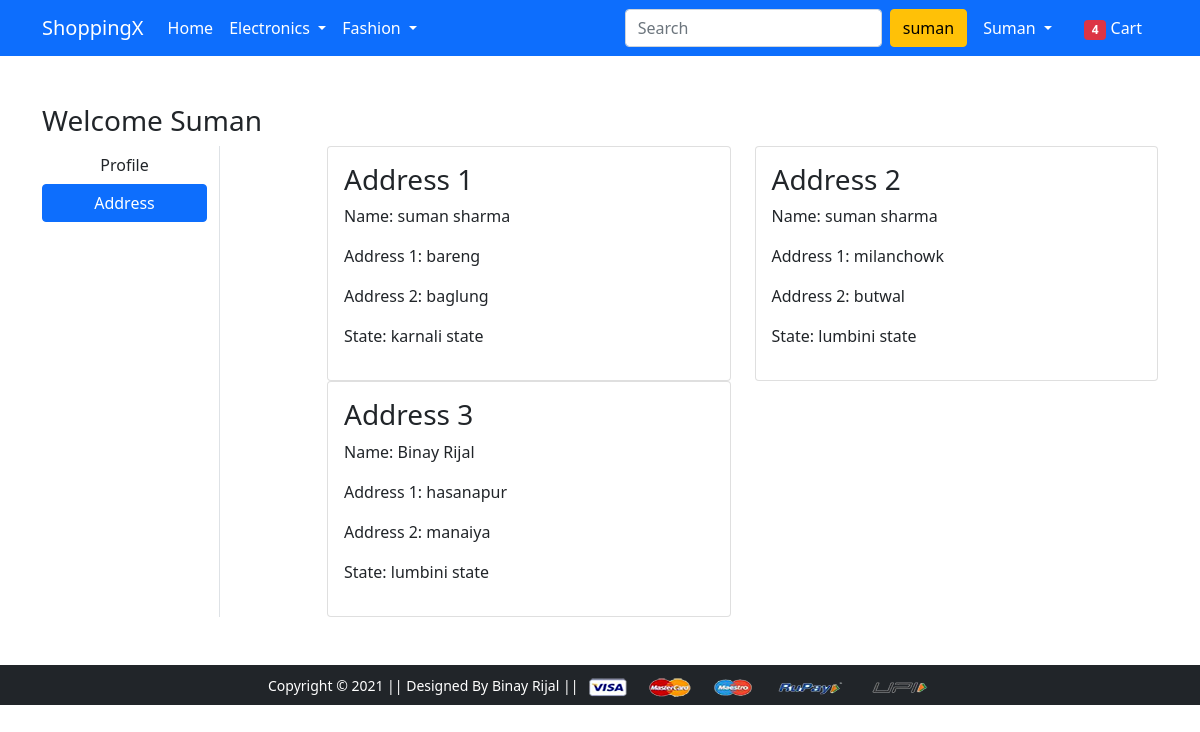
/address/ (signed in), run on an earlier commit of the app's database.
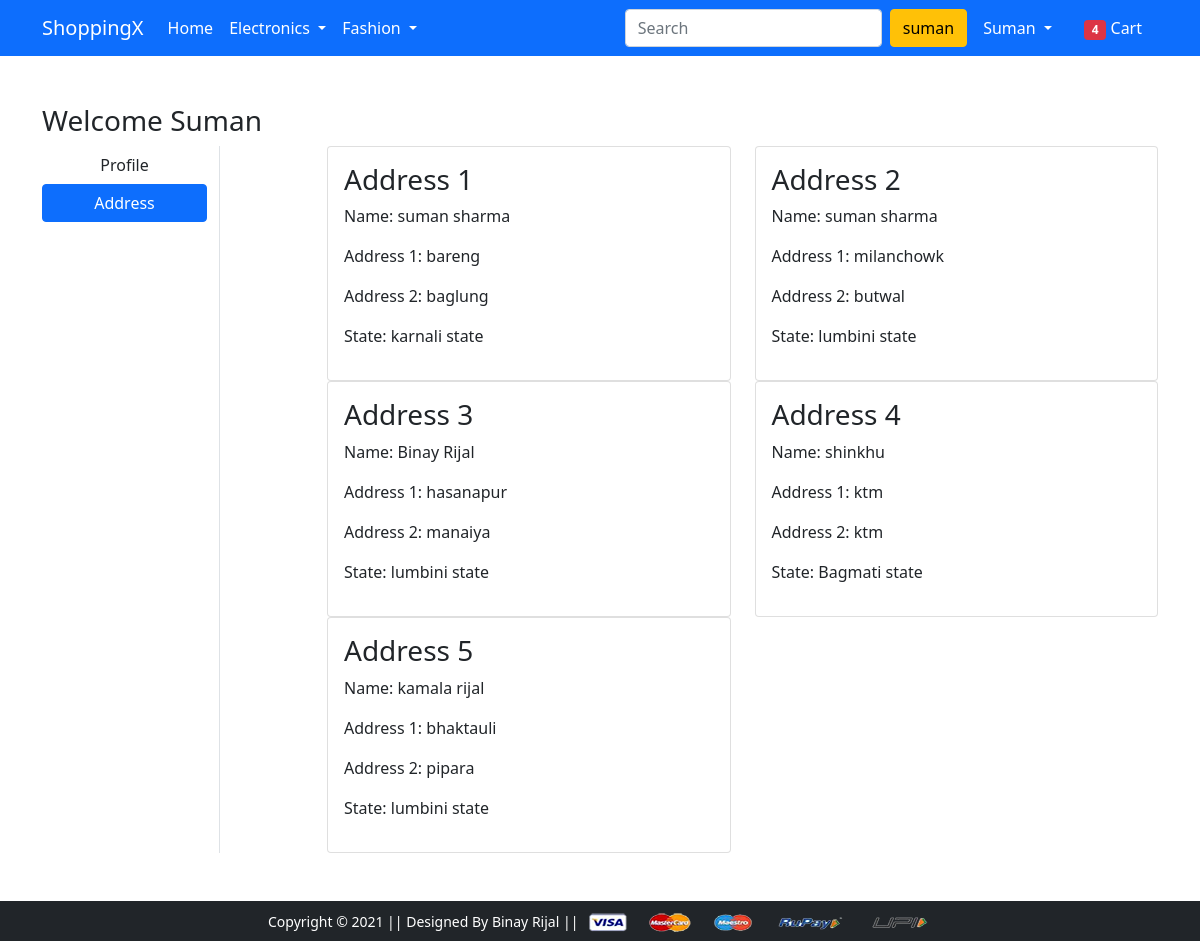
And on a later commit of the database.
### app/models.py (models this page shows, shortened)
class Customer(models.Model):
    user=models.ForeignKey(User,on_delete=models.CASCADE)
    name=models.CharField(max_length=50)
    locality=models.CharField(max_length=100)
    city=models.CharField(max_length=100)
    zipcode=models.IntegerField()
    state=models.CharField(choices=STATE_CHOICES,max_length=100)

### app/views.py (the view)
# urls.py: path('address/', views.address, name='address'),
def address(request):
 user=request.user
 obj=Customer.objects.filter(user=user)
 return render(request, 'app/address.html',{'obj':obj,'active':'btn-primary'})

### app/templates/app/address.html (shortened to what this page needs)
{% extends 'app/base.html' %}
{% load static %}
{% block main-content %}
<div class="container my-5">
 <div class="row">
 <h3>Welcome {{request.user|capfirst}}</h3>
  <div class="col-sm-2 border-end">
   <ul class="list-unstyled">
    <li class="d-grid"><a href="{% url 'profile' %}" class="btn ">Profile</a></li>
    <li class="d-grid"><a href="{% url 'address' %}" class="btn {{active}}">Address</a></li>
   </ul>
  </div>
  <div class="col-sm-9 offset-sm-1">
   <div class="row">
    {%for o in obj%}
    <div class="col-sm-6">
     <div class="card">
      <div class="card-body">
       <h3>Address {{forloop.counter}}</h3>
       <p>Name: {{o.name}}</p>
       <p>Address 1: {{o.locality}}</p>
       <p>Address 2: {{o.city}}</p>
       <p>State: {{o.state}}</p>
      </div>
     </div>
    </div>
    {%endfor%}
   </div>
  </div>
 </div>
</div>
{% endblock main-content %}

What changed in the data, as far as the page shows it:
added Customer: name "shinkhu", locality "ktm", city "ktm", state "Bagmati state"
added Customer: name "kamala rijal", locality "bhaktauli", city "pipara", state "lumbini state"
